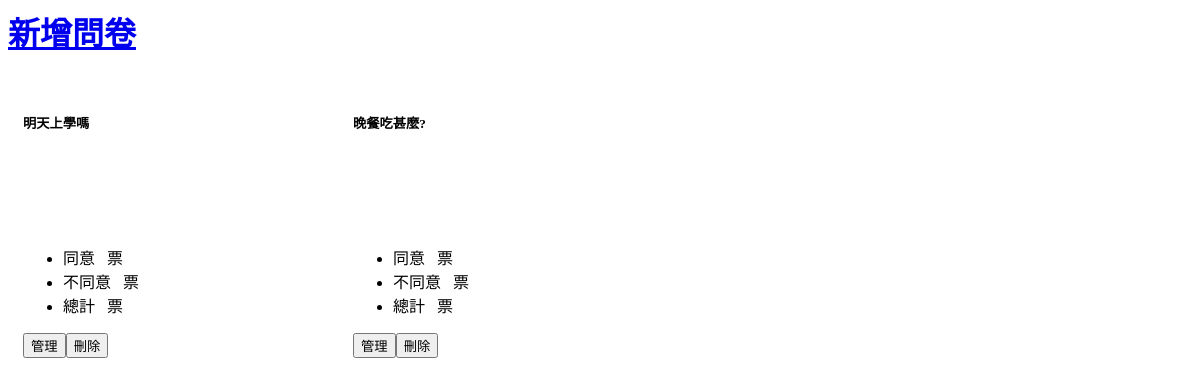
Before: /backend/manage_vote.php with the older database file.
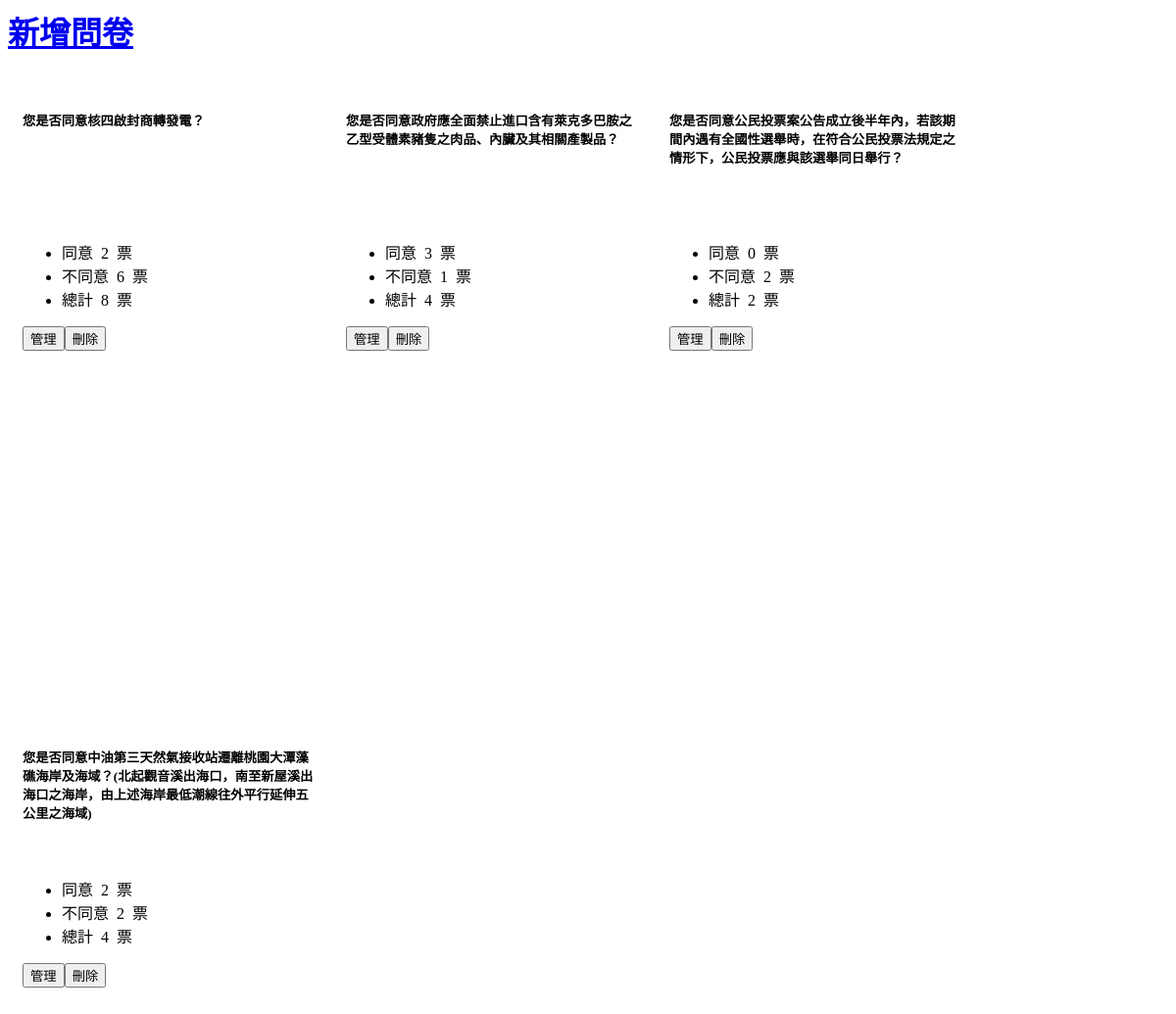
After: the same page with the newer database file.
### tables this page shows
CREATE TABLE `topics` (
  `id` int(11) UNSIGNED NOT NULL,
  `topic` varchar(128) NOT NULL
);

### api/db.php (called while the page is built, shortened)
<?php
    $dsn="mysql:host=localhost;charset=utf8;dbname=mypolling";
    $pdo=new PDO($dsn,'root','');
function all($table,...$arg){
    global $pdo;
    $sql="SELECT * FROM `$table` ";
    $rows=$pdo->query($sql)->fetchAll(PDO::FETCH_ASSOC);
    return $rows;
}
function q($sql){
    global $pdo;
    return $pdo->query($sql)->fetchAll(PDO::FETCH_ASSOC);
}
?>

### backend/manage_vote.php (the view, shortened to what this page needs)
<?php
include_once "../api/db.php";
echo "<h1>";
echo "<a  class='btn btn-primary rounded btn-sm' href='?do=add_subject_form'>新增問卷</a>";
echo "</h1>";
?>
<!DOCTYPE html>
<html lang="en">
<head>
</head>
<body>
<main>
    <?php
        $subjects=all('topics');
           foreach ($subjects as $key => $value) {
            echo "<div class='card' style='width:300px;height:620px;'>";
                echo "<div class='card-body'>";
                echo "<h5 class='card-title' style='height:110px'> {$value['topic']} </h5>";
                echo "</div>";
               $oopt=q("SELECT `count` as '票數' FROM `options` WHERE `topic_id`='{$value['id']}'");
               echo "<ul class='list-group list-group-flush'>";
               echo "<li class='list-group-item text-center'> 同意&nbsp {$oopt[0]['票數']} &nbsp票 </li>";
               echo "<li class='list-group-item text-center'> 不同意&nbsp {$oopt[1]['票數']} &nbsp票 </li>";
               $count=q("SELECT sum(`count`) as '總計' FROM `options` WHERE `topic_id`='{$value['id']}'");
               echo "<li class='list-group-item text-center'>總計&nbsp {$count[0]['總計']} &nbsp票 </li>";
               echo "</ul>";
            echo "<div class='card-body mx-auto'>";
               echo "<a href='?do=edit_subject&id={$value['id']}' class='card-link '>";
               echo "<button class='btn btn-primary'>管理</button>";
               echo "</a>";
               echo "<a href='../index.php?do=vote_result&id=08' class='card-link text-center'>";
               echo "<button class='btn btn-danger'>刪除</button>";
               echo "</a>";
            echo "</div>";
        echo "</div>";
           }
    ?>
</main>
</body>
</html>

Changed rows visible on the page:
removed topics: topic "明天上學嗎"
removed topics: topic "晚餐吃甚麼?"
added topics: topic "您是否同意核四啟封商轉發電？", 票數 "2", 票數 "6", 總計 "8"
added topics: topic "您是否同意政府應全面禁止進口含有萊克多巴胺之乙型受體素豬隻之肉品、內臟及其相關產製品？", 票數 "3", 票數 "1", 總計 "4"
added topics: topic "您是否同意公民投票案公告成立後半年內，若該期間內遇有全國性選舉時，在符合公民投票法規定之情形下，公民投票應與該選舉同日舉行？", 票數 "0", 票數 "2", 總計 "2"
added topics: topic "您是否同意中油第三天然氣接收站遷離桃園大潭藻礁海岸及海域？(北起觀音溪出海口，南至新屋溪出海口之海岸，由上述海岸最低潮線往外平行延伸五公里之海域)", 票數 "2", 總計 "4"
